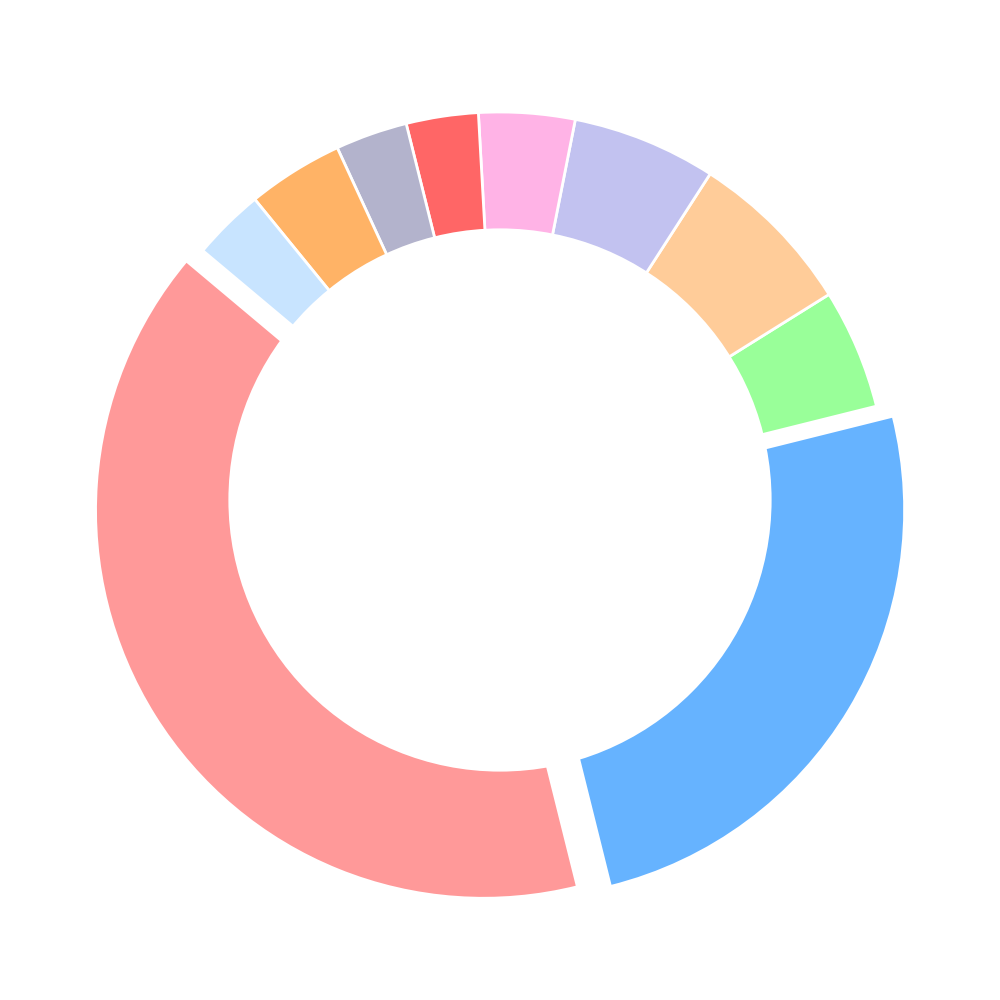

Recreate this plot in Python.
import matplotlib.pyplot as plt

# Data for the donut pie chart
popularity = [40, 25, 5, 7, 6, 4, 3, 3, 4, 3]

# Colors for each segment
colors = ['#ff9999', '#66b3ff', '#99ff99', '#ffcc99', '#c2c2f0', '#ffb3e6', '#ff6666', '#b3b3cc', '#ffb366', '#c8e4ff']
explode = (0.05, 0.05, 0, 0, 0, 0, 0, 0, 0, 0) 

# Create the figure and axis
fig, ax = plt.subplots(figsize=(10, 10))

# Draw donut pie chart
wedges, texts = ax.pie(popularity, explode=explode, colors=colors, startangle=140, wedgeprops=dict(edgecolor='w', linewidth=2))

# Draw a circle in the center
centre_circle = plt.Circle((0, 0), 0.70, fc='white')
ax.add_artist(centre_circle)

# Equal aspect ratio ensures that pie is drawn as a circle
ax.set_aspect('equal')

# Adjust layout
plt.tight_layout()

# Display the plot
plt.show()
